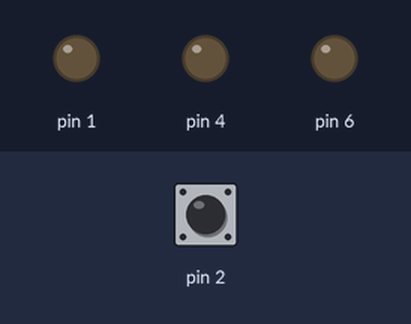
Simulated run of this sketch. Board: Arduino Uno, built with avr-gcc and run on an emulated ATmega328P. Parts: output pins drawn as LEDs (lit = HIGH). Inputs (shaded band) come from the test bench; at power-on: pin 2 LOW.

Above: at 1.2 s.
1.3 s: pin 2 driven HIGH
At 3.8 s:
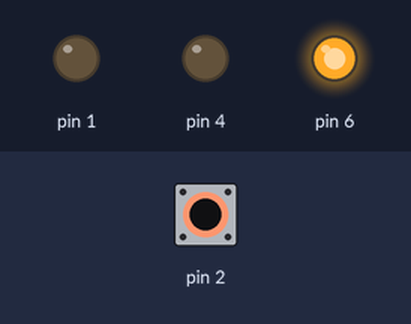
4.3 s: pin 2 pulsed LOW 2 times (0.12 s each, 0.3 s apart)
At 7.3 s:
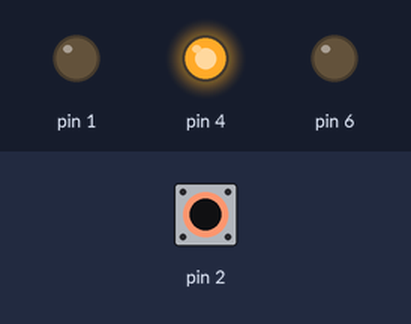
Timing chart, 0 to 8.8 s (numbered marks = the images above; inputs shaded):
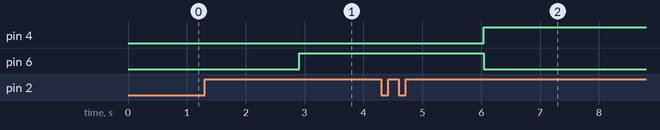

Measured:
- after the input at 1.3 s, pin 6: LOW → HIGH after 1.6 s
- after the input at 4.3 s, pin 4: LOW → HIGH after 1.7 s; pin 6: HIGH → LOW after 1.7 s

The sketch:

3LedWith1button.ino
```cpp
//3 Leds with 1 push bottom. Williams - WaSoM, walejandromt@gmail.com

int botomStatus = 0;
int botomAnterrior = 0;
int status = 0;
int x=0;
int concurrencia = 0;
boolean compareTo = false;
void setup(){
 pinMode(1, OUTPUT);
 pinMode(4, OUTPUT);
 pinMode(6, OUTPUT);

 pinMode(2, INPUT);

}
void loop(){


               while(true){
                   botomStatus = digitalRead(2);


                      if (botomStatus == HIGH && botomAnterrior == LOW) {
                             status = status + 1;                            //Condición que verifica si el usuario ha presionado el botón
                             delay(10);
                             Serial.print("hola");
                       }

                   x=concurrencia%2;


                      if(status != 0 && x==0 && concurrencia==80){

                           compareTo=true;                                 //Condición que da luz verde a la condición de las variables
                           Serial.println(status);
                           break;

                         }

                      if(status != 0){
                        delay(20);
                         concurrencia++;                                   //Concurrencia o concatenación de las veces que paso, sirve para dar unos 10 seg después de presionar
                       }                                                   //Una vez el botón para verificar si se volverá a presionar o no.


                   botomAnterrior = botomStatus;


             }


               if(compareTo == true){                                   //Aquí valora la condición si se cumplió una anterior que el "status" sea diferente de 0

                   switch (status)
                   {
                       case 1:
                           digitalWrite(6, HIGH);
                           digitalWrite(4, LOW);
                           digitalWrite(1, LOW);
                           status = 0;
                           compareTo=false;
                           concurrencia = 0;
                           break;
                       case 2:
                           digitalWrite(6, LOW);
                           digitalWrite(4, HIGH);
                           digitalWrite(1, LOW);
                            status = 0;
                            compareTo=false;
                            concurrencia = 0;
                           break;
                       case 3:
                           digitalWrite(6, LOW);
                           digitalWrite(4, LOW);
                           digitalWrite(1, HIGH);
                           status = 0;
                           compareTo=false;
                           concurrencia = 0;
                           break;
                       default:
                           status = 0;
                           digitalWrite(6, LOW);
                           digitalWrite(4, LOW);
                           digitalWrite(1, LOW);
                           compareTo=false;
                           concurrencia = 0;
                           break;
                   }

               }


}
```
